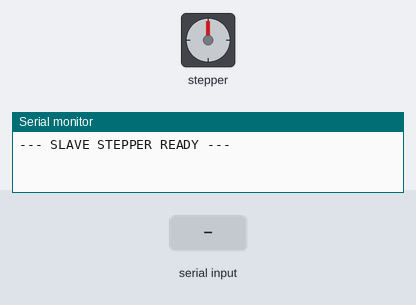
Simulated run of this sketch. Board: Arduino Uno, built with avr-gcc and run on an emulated ATmega328P. On the bench: stepper motor, the last lines printed to the serial monitor. The test bench sets the inputs (shaded band). Stepper angles assume 2038 steps per turn.

Above: at 1.2 s.
1.3 s: "1" received over the second serial link
At 1.75 s:
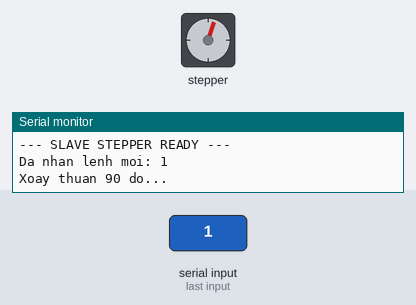
4.3 s: "0" received over the second serial link
7.3 s: "S" received over the second serial link
At 8.3 s:
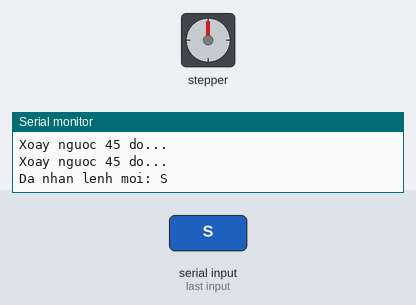
8.8 s: "0" received over the second serial link
At 8.95 s:
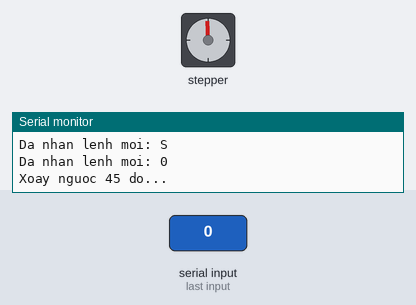
11.8 s: "1" received over the second serial link
Timing chart, 0 to 18.8 s (numbered marks = the images above; inputs shaded):
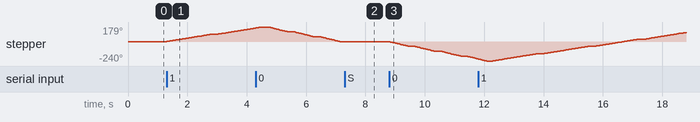

The sketch:

dcbuoc_slave.ino
```cpp
#include <Stepper.h>
#include <SoftwareSerial.h>

// --- Cấu hình Bluetooth ---
SoftwareSerial BTSerial(10, 11);

// --- Cấu hình Động cơ bước ---
const int stepsPerRevolution = 2038;
const int step60  = stepsPerRevolution / 6;
const int step90 = stepsPerRevolution / 4;

Stepper myStepper = Stepper(stepsPerRevolution, 4, 6, 5, 7);

// BIẾN LƯU TRẠNG THÁI HIỆN TẠI
// 'S': Dừng (Stop) | 'F': Có Gas (Forward) | 'R': Hết Gas (Reverse)
char currentMode = 'S';

void setup() {
    // LƯU Ý CỰC KỲ QUAN TRỌNG:
    // Mặc định giao tiếp Data của HC-05 là 9600, không phải 38400 (38400 là để gõ lệnh AT).
    // Mình sửa lại 9600 cho bạn, có thể đây là lý do 2 con module của bạn nãy giờ không gửi lệnh cho nhau được đó!
    BTSerial.begin(38400);
    Serial.begin(9600);

    myStepper.setSpeed(10); // Tốc độ quay (vòng/phút)

    Serial.println("--- SLAVE STEPPER READY ---");
}

void loop() {
    // 1. Lắng nghe Bluetooth: Có lệnh mới thì CẬP NHẬT TRẠNG THÁI
    if (BTSerial.available()) {
        char cmd = BTSerial.read();
        Serial.print("Da nhan lenh moi: ");
        Serial.println(cmd);

        // Lưu lại lệnh cuối cùng nhận được
        if (cmd == '1' || cmd == '0' || cmd == 'S') {
            currentMode = cmd;
        }
    }

    // 2. Thực thi LẶP ĐI LẶP LẠI dựa theo trạng thái đã lưu
    if (currentMode == '1') {
        // Nếu trạng thái đang là 'F' (Có Gas) -> Cứ xoay 90 độ thuận mãi mãi
        Serial.println("Xoay thuan 90 do...");
        myStepper.setSpeed(10);
        myStepper.step(step90);

        delay(200);
    }
    else if (currentMode == '0') {
        // Nếu trạng thái đang là 'R' (Hết Gas) -> Cứ xoay 180 độ ngược mãi mãi
        Serial.println("Xoay nguoc 45 do...");
        myStepper.setSpeed(15);
        myStepper.step(-step60);

        delay(200);
    }
    else if (currentMode == 'S'){

  }
    // Nếu currentMode == 'S' thì nó không lọt vào 2 if trên -> Motor tự động đứng im chờ lệnh.

}
```

Measured:
- after the input at 1.3 s, stepper: keeps turning clockwise at about 56°/s, starting at once
- after the input at 7.3 s, stepper: stops changing and stays 0°
- after the input at 8.8 s, stepper: keeps turning counter-clockwise at about 72°/s, starting at once
